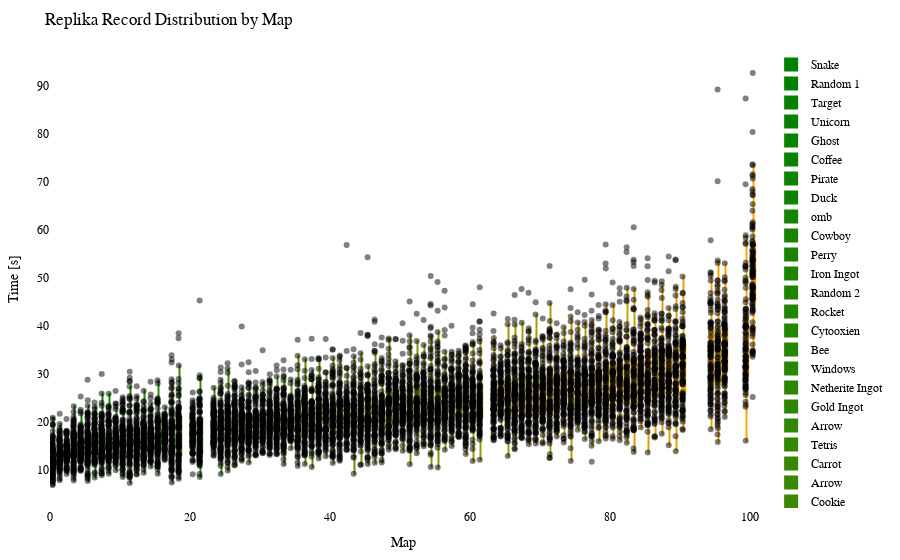

Source (notebook cell):
### Code cell
import plotly.graph_objects as go
import plotly.io as pio
from matplotlib.colors import LinearSegmentedColormap, to_hex

df = getRecordsDataframe(minigame="Replika")

# sort df columns by mean value 
df = df.reindex(df.mean().sort_values().index, axis=1)

# drop sum column
df = df.drop(columns=["Sum"])

# replace 25 with NaN
df = df.replace(25, np.nan)

# remove "ms " from column names
df.columns = df.columns.str.replace('ms ', '')

# Exclude the first column (assuming it's the column you don't want to include)
df_to_html = df.iloc[:, 1:]

# Calculate the offset for centering the data points
num_columns = len(df_to_html.columns)
offset = 0.5

# Create a green to orange gradient
cmap = LinearSegmentedColormap.from_list("green_orange", ["green", "orange"])
colors = [to_hex(cmap(i / (num_columns - 1))) for i in range(num_columns)]

# Create a Swarm plot using Plotly
fig = go.Figure()

for i, (column, color) in enumerate(zip(df_to_html.columns, colors)):
    x_values = [i + offset] * len(df_to_html[column])  # Adjust x-values with offset for horizontal centering
    fig.add_trace(go.Box(x=x_values,
                         y=df_to_html[column],
                         name=column,
                         boxpoints='all',
                         pointpos=-0.5,  # Adjust point position to prevent overlapping
                         marker=dict(color='rgba(0,0,0,0.5)', size=6),  # Adjust marker color and size
                         line=dict(color=color),
                         fillcolor=color,
                         hovertext=df_to_html.index,
                         hoverinfo='name+text+y',
                         showlegend=True))

fig.update_layout(title="Replika Record Distribution by Map",
                  xaxis=dict(title="Map"),
                  yaxis=dict(title="Time [s]"),
                  showlegend=True,
                  font=dict(family="Arial", size=12, color="black"),  # Customize font
                  plot_bgcolor="white",  # Set background color
                  margin=dict(l=50, r=50, t=50, b=50),  # Adjust margins for better layout
                  )

# Show the figure
fig.show()

# Export the plot to an HTML file
pio.write_html(fig, "out/repl_swarm_plot.html")

### Figure 1 — Plotly figure (JSON) as saved in the notebook; plotly's stock layout.template omitted (floating-point values rounded to 4 significant figures; data arrays with more than 128 entries replaced by an {"elided": "..."} marker saying what was removed)
{"data": [{"boxpoints": "all", "fillcolor": "#008000", "hoverinfo": "name+text+y", "hovertext": {"elided": "153 str values"}, "line": {"color": "#008000"}, "marker": {"color": "rgba(0,0,0,0.5)", "size": 6}, "name": "Snake", "pointpos": -0.5, "showlegend": true, "type": "box", "x": {"elided": "153 float values"}, "y": {"elided": "153 float values"}}, {"boxpoints": "all", "fillcolor": "#028000", "hoverinfo": "name+text+y", "hovertext": {"elided": "153 str values"}, "line": {"color": "#028000"}, "marker": {"color": "rgba(0,0,0,0.5)", "size": 6}, "name": "Random 1", "pointpos": -0.5, "showlegend": true, "type": "box", "x": {"elided": "153 float values"}, "y": {"elided": "153 float values"}}, {"boxpoints": "all", "fillcolor": "#058100", "hoverinfo": "name+text+y", "hovertext": {"elided": "153 str values"}, "line": {"color": "#058100"}, "marker": {"color": "rgba(0,0,0,0.5)", "size": 6}, "name": "Target", "pointpos": -0.5, "showlegend": true, "type": "box", "x": {"elided": "153 float values"}, "y": {"elided": "153 float values"}}, {"boxpoints": "all", "fillcolor": "#078100", "hoverinfo": "name+text+y", "hovertext": {"elided": "153 str values"}, "line": {"color": "#078100"}, "marker": {"color": "rgba(0,0,0,0.5)", "size": 6}, "name": "Unicorn", "pointpos": -0.5, "showlegend": true, "type": "box", "x": {"elided": "153 float values"}, "y": {"elided": "153 float values"}}, {"boxpoints": "all", "fillcolor": "#0a8100", "hoverinfo": "name+text+y", "hovertext": {"elided": "153 str values"}, "line": {"color": "#0a8100"}, "marker": {"color": "rgba(0,0,0,0.5)", "size": 6}, "name": "Ghost", "pointpos": -0.5, "showlegend": true, "type": "box", "x": {"elided": "153 float values"}, "y": {"elided": "153 float values"}}, {"boxpoints": "all", "fillcolor": "#0c8200", "hoverinfo": "name+text+y", "hovertext": {"elided": "153 str values"}, "line": {"color": "#0c8200"}, "marker": {"color": "rgba(0,0,0,0.5)", "size": 6}, "name": "Coffee", "pointpos": -0.5, "showlegend": true, "type": "box", "x": {"elided": "153 float values"}, "y": {"elided": "153 float values"}}, {"boxpoints": "all", "fillcolor": "#0f8200", "hoverinfo": "name+text+y", "hovertext": {"elided": "153 str values"}, "line": {"color": "#0f8200"}, "marker": {"color": "rgba(0,0,0,0.5)", "size": 6}, "name": "Pirate", "pointpos": -0.5, "showlegend": true, "type": "box", "x": {"elided": "153 float values"}, "y": {"elided": "153 float values"}}, {"boxpoints": "all", "fillcolor": "#118200", "hoverinfo": "name+text+y", "hovertext": {"elided": "153 str values"}, "line": {"color": "#118200"}, "marker": {"color": "rgba(0,0,0,0.5)", "size": 6}, "name": "Duck", "pointpos": -0.5, "showlegend": true, "type": "box", "x": {"elided": "153 float values"}, "y": {"elided": "153 float values"}}, {"boxpoints": "all", "fillcolor": "#148300", "hoverinfo": "name+text+y", "hovertext": {"elided": "153 str values"}, "line": {"color": "#148300"}, "marker": {"color": "rgba(0,0,0,0.5)", "size": 6}, "name": "omb", "pointpos": -0.5, "showlegend": true, "type": "box", "x": {"elided": "153 float values"}, "y": {"elided": "153 float values"}}, {"boxpoints": "all", "fillcolor": "#178300", "hoverinfo": "name+text+y", "hovertext": {"elided": "153 str values"}, "line": {"color": "#178300"}, "marker": {"color": "rgba(0,0,0,0.5)", "size": 6}, "name": "Cowboy", "pointpos": -0.5, "showlegend": true, "type": "box", "x": {"elided": "153 float values"}, "y": {"elided": "153 float values"}}, {"boxpoints": "all", "fillcolor": "#198400", "hoverinfo": "name+text+y", "hovertext": {"elided": "153 str values"}, "line": {"color": "#198400"}, "marker": {"color": "rgba(0,0,0,0.5)", "size": 6}, "name": "Perry", "pointpos": -0.5, "showlegend": true, "type": "box", "x": {"elided": "153 float values"}, "y": {"elided": "153 float values"}}, {"boxpoints": "all", "fillcolor": "#1c8400", "hoverinfo": "name+text+y", "hovertext": {"elided": "153 str values"}, "line": {"color": "#1c8400"}, "marker": {"color": "rgba(0,0,0,0.5)", "size": 6}, "name": "Iron Ingot", "pointpos": -0.5, "showlegend": true, "type": "box", "x": {"elided": "153 float values"}, "y": {"elided": "153 float values"}}, {"boxpoints": "all", "fillcolor": "#1e8400", "hoverinfo": "name+text+y", "hovertext": {"elided": "153 str values"}, "line": {"color": "#1e8400"}, "marker": {"color": "rgba(0,0,0,0.5)", "size": 6}, "name": "Random 2", "pointpos": -0.5, "showlegend": true, "type": "box", "x": {"elided": "153 float values"}, "y": {"elided": "153 float values"}}, {"boxpoints": "all", "fillcolor": "#218500", "hoverinfo": "name+text+y", "hovertext": {"elided": "153 str values"}, "line": {"color": "#218500"}, "marker": {"color": "rgba(0,0,0,0.5)", "size": 6}, "name": "Rocket", "pointpos": -0.5, "showlegend": true, "type": "box", "x": {"elided": "153 float values"}, "y": {"elided": "153 float values"}}, {"boxpoints": "all", "fillcolor": "#238500", "hoverinfo": "name+text+y", "hovertext": {"elided": "153 str values"}, "line": {"color": "#238500"}, "marker": {"color": "rgba(0,0,0,0.5)", "size": 6}, "name": "Cytooxien", "pointpos": -0.5, "showlegend": true, "type": "box", "x": {"elided": "153 float values"}, "y": {"elided": "153 float values"}}, {"boxpoints": "all", "fillcolor": "#268600", "hoverinfo": "name+text+y", "hovertext": {"elided": "153 str values"}, "line": {"color": "#268600"}, "marker": {"color": "rgba(0,0,0,0.5)", "size": 6}, "name": "Bee", "pointpos": -0.5, "showlegend": true, "type": "box", "x": {"elided": "153 float values"}, "y": {"elided": "153 float values"}}, {"boxpoints": "all", "fillcolor": "#288600", "hoverinfo": "name+text+y", "hovertext": {"elided": "153 str values"}, "line": {"color": "#288600"}, "marker": {"color": "rgba(0,0,0,0.5)", "size": 6}, "name": "Windows", "pointpos": -0.5, "showlegend": true, "type": "box", "x": {"elided": "153 float values"}, "y": {"elided": "153 float values"}}, {"boxpoints": "all", "fillcolor": "#2b8600", "hoverinfo": "name+text+y", "hovertext": {"elided": "153 str values"}, "line": {"color": "#2b8600"}, "marker": {"color": "rgba(0,0,0,0.5)", "size": 6}, "name": "Netherite Ingot", "pointpos": -0.5, "showlegend": true, "type": "box", "x": {"elided": "153 float values"}, "y": {"elided": "153 float values"}}, {"boxpoints": "all", "fillcolor": "#2e8700", "hoverinfo": "name+text+y", "hovertext": {"elided": "153 str values"}, "line": {"color": "#2e8700"}, "marker": {"color": "rgba(0,0,0,0.5)", "size": 6}, "name": "Gold Ingot", "pointpos": -0.5, "showlegend": true, "type": "box", "x": {"elided": "153 float values"}, "y": {"elided": "153 float values"}}, {"boxpoints": "all", "fillcolor": "#308700", "hoverinfo": "name+text+y", "hovertext": {"elided": "153 str values"}, "line": {"color": "#308700"}, "marker": {"color": "rgba(0,0,0,0.5)", "size": 6}, "name": "Arrow", "pointpos": -0.5, "showlegend": true, "type": "box", "x": {"elided": "153 float values"}, "y": {"elided": "153x2 float values"}}, {"boxpoints": "all", "fillcolor": "#338700", "hoverinfo": "name+text+y", "hovertext": {"elided": "153 str values"}, "line": {"color": "#338700"}, "marker": {"color": "rgba(0,0,0,0.5)", "size": 6}, "name": "Tetris", "pointpos": -0.5, "showlegend": true, "type": "box", "x": {"elided": "153 float values"}, "y": {"elided": "153 float values"}}, {"boxpoints": "all", "fillcolor": "#358800", "hoverinfo": "name+text+y", "hovertext": {"elided": "153 str values"}, "line": {"color": "#358800"}, "marker": {"color": "rgba(0,0,0,0.5)", "size": 6}, "name": "Carrot", "pointpos": -0.5, "showlegend": true, "type": "box", "x": {"elided": "153 float values"}, "y": {"elided": "153 float values"}}, {"boxpoints": "all", "fillcolor": "#388800", "hoverinfo": "name+text+y", "hovertext": {"elided": "153 str values"}, "line": {"color": "#388800"}, "marker": {"color": "rgba(0,0,0,0.5)", "size": 6}, "name": "Arrow", "pointpos": -0.5, "showlegend": true, "type": "box", "x": {"elided": "153 float values"}, "y": {"elided": "153x2 float values"}}, {"boxpoints": "all", "fillcolor": "#3a8800", "hoverinfo": "name+text+y", "hovertext": {"elided": "153 str values"}, "line": {"color": "#3a8800"}, "marker": {"color": "rgba(0,0,0,0.5)", "size": 6}, "name": "Cookie", "pointpos": -0.5, "showlegend": true, "type": "box", "x": {"elided": "153 float values"}, "y": {"elided": "153 float values"}}, {"boxpoints": "all", "fillcolor": "#3d8900", "hoverinfo": "name+text+y", "hovertext": {"elided": "153 str values"}, "line": {"color": "#3d8900"}, "marker": {"color": "rgba(0,0,0,0.5)", "size": 6}, "name": "Krabs", "pointpos": -0.5, "showlegend": true, "type": "box", "x": {"elided": "153 float values"}, "y": {"elided": "153 float values"}}, {"boxpoints": "all", "fillcolor": "#408900", "hoverinfo": "name+text+y", "hovertext": {"elided": "153 str values"}, "line": {"color": "#408900"}, "marker": {"color": "rgba(0,0,0,0.5)", "size": 6}, "name": "Poppy", "pointpos": -0.5, "showlegend": true, "type": "box", "x": {"elided": "153 float values"}, "y": {"elided": "153 float values"}}, {"boxpoints": "all", "fillcolor": "#428a00", "hoverinfo": "name+text+y", "hovertext": {"elided": "153 str values"}, "line": {"color": "#428a00"}, "marker": {"color": "rgba(0,0,0,0.5)", "size": 6}, "name": "Pacman Ghost", "pointpos": -0.5, "showlegend": true, "type": "box", "x": {"elided": "153 float values"}, "y": {"elided": "153 float values"}}, {"boxpoints": "all", "fillcolor": "#458a00", "hoverinfo": "name+text+y", "hovertext": {"elided": "153 str values"}, "line": {"color": "#458a00"}, "marker": {"color": "rgba(0,0,0,0.5)", "size": 6}, "name": "Koopa", "pointpos": -0.5, "showlegend": true, "type": "box", "x": {"elided": "153 float values"}, "y": {"elided": "153 float values"}}, {"boxpoints": "all", "fillcolor": "#478a00", "hoverinfo": "name+text+y", "hovertext": {"elided": "153 str values"}, "line": {"color": "#478a00"}, "marker": {"color": "rgba(0,0,0,0.5)", "size": 6}, "name": "Water Temple", "pointpos": -0.5, "showlegend": true, "type": "box", "x": {"elided": "153 float values"}, "y": {"elided": "153 float values"}}, {"boxpoints": "all", "fillcolor": "#4a8b00", "hoverinfo": "name+text+y", "hovertext": {"elided": "153 str values"}, "line": {"color": "#4a8b00"}, "marker": {"color": "rgba(0,0,0,0.5)", "size": 6}, "name": "Twitch", "pointpos": -0.5, "showlegend": true, "type": "box", "x": {"elided": "153 float values"}, "y": {"elided": "153 float values"}}, {"boxpoints": "all", "fillcolor": "#4c8b00", "hoverinfo": "name+text+y", "hovertext": {"elided": "153 str values"}, "line": {"color": "#4c8b00"}, "marker": {"color": "rgba(0,0,0,0.5)", "size": 6}, "name": "Controller", "pointpos": -0.5, "showlegend": true, "type": "box", "x": {"elided": "153 float values"}, "y": {"elided": "153 float values"}}, {"boxpoints": "all", "fillcolor": "#4f8b00", "hoverinfo": "name+text+y", "hovertext": {"elided": "153 str values"}, "line": {"color": "#4f8b00"}, "marker": {"color": "rgba(0,0,0,0.5)", "size": 6}, "name": "Poke Ball", "pointpos": -0.5, "showlegend": true, "type": "box", "x": {"elided": "153 float values"}, "y": {"elided": "153 float values"}}, {"boxpoints": "all", "fillcolor": "#518c00", "hoverinfo": "name+text+y", "hovertext": {"elided": "153 str values"}, "line": {"color": "#518c00"}, "marker": {"color": "rgba(0,0,0,0.5)", "size": 6}, "name": "Diskette", "pointpos": -0.5, "showlegend": true, "type": "box", "x": {"elided": "153 float values"}, "y": {"elided": "153 float values"}}, {"boxpoints": "all", "fillcolor": "#548c00", "hoverinfo": "name+text+y", "hovertext": {"elided": "153 str values"}, "line": {"color": "#548c00"}, "marker": {"color": "rgba(0,0,0,0.5)", "size": 6}, "name": "Mario", "pointpos": -0.5, "showlegend": true, "type": "box", "x": {"elided": "153 float values"}, "y": {"elided": "153 float values"}}, {"boxpoints": "all", "fillcolor": "#578d00", "hoverinfo": "name+text+y", "hovertext": {"elided": "153 str values"}, "line": {"color": "#578d00"}, "marker": {"color": "rgba(0,0,0,0.5)", "size": 6}, "name": "Camera", "pointpos": -0.5, "showlegend": true, "type": "box", "x": {"elided": "153 float values"}, "y": {"elided": "153 float values"}}, {"boxpoints": "all", "fillcolor": "#598d00", "hoverinfo": "name+text+y", "hovertext": {"elided": "153 str values"}, "line": {"color": "#598d00"}, "marker": {"color": "rgba(0,0,0,0.5)", "size": 6}, "name": "House", "pointpos": -0.5, "showlegend": true, "type": "box", "x": {"elided": "153 float values"}, "y": {"elided": "153 float values"}}, {"boxpoints": "all", "fillcolor": "#5c8d00", "hoverinfo": "name+text+y", "hovertext": {"elided": "153 str values"}, "line": {"color": "#5c8d00"}, "marker": {"color": "rgba(0,0,0,0.5)", "size": 6}, "name": "Caterpie", "pointpos": -0.5, "showlegend": true, "type": "box", "x": {"elided": "153 float values"}, "y": {"elided": "153 float values"}}, {"boxpoints": "all", "fillcolor": "#5e8e00", "hoverinfo": "name+text+y", "hovertext": {"elided": "153 str values"}, "line": {"color": "#5e8e00"}, "marker": {"color": "rgba(0,0,0,0.5)", "size": 6}, "name": "Baby Yoda", "pointpos": -0.5, "showlegend": true, "type": "box", "x": {"elided": "153 float values"}, "y": {"elided": "153 float values"}}, {"boxpoints": "all", "fillcolor": "#618e00", "hoverinfo": "name+text+y", "hovertext": {"elided": "153 str values"}, "line": {"color": "#618e00"}, "marker": {"color": "rgba(0,0,0,0.5)", "size": 6}, "name": "YouTube", "pointpos": -0.5, "showlegend": true, "type": "box", "x": {"elided": "153 float values"}, "y": {"elided": "153 float values"}}, {"boxpoints": "all", "fillcolor": "#638e00", "hoverinfo": "name+text+y", "hovertext": {"elided": "153 str values"}, "line": {"color": "#638e00"}, "marker": {"color": "rgba(0,0,0,0.5)", "size": 6}, "name": "Parrot", "pointpos": -0.5, "showlegend": true, "type": "box", "x": {"elided": "153 float values"}, "y": {"elided": "153 float values"}}, {"boxpoints": "all", "fillcolor": "#668f00", "hoverinfo": "name+text+y", "hovertext": {"elided": "153 str values"}, "line": {"color": "#668f00"}, "marker": {"color": "rgba(0,0,0,0.5)", "size": 6}, "name": "Sonic", "pointpos": -0.5, "showlegend": true, "type": "box", "x": {"elided": "153 float values"}, "y": {"elided": "153 float values"}}, {"boxpoints": "all", "fillcolor": "#688f00", "hoverinfo": "name+text+y", "hovertext": {"elided": "153 str values"}, "line": {"color": "#688f00"}, "marker": {"color": "rgba(0,0,0,0.5)", "size": 6}, "name": "Chicken", "pointpos": -0.5, "showlegend": true, "type": "box", "x": {"elided": "153 float values"}, "y": {"elided": "153 float values"}}, {"boxpoints": "all", "fillcolor": "#6b9000", "hoverinfo": "name+text+y", "hovertext": {"elided": "153 str values"}, "line": {"color": "#6b9000"}, "marker": {"color": "rgba(0,0,0,0.5)", "size": 6}, "name": "Twitter", "pointpos": -0.5, "showlegend": true, "type": "box", "x": {"elided": "153 float values"}, "y": {"elided": "153 float values"}}, {"boxpoints": "all", "fillcolor": "#6e9000", "hoverinfo": "name+text+y", "hovertext": {"elided": "153 str values"}, "line": {"color": "#6e9000"}, "marker": {"color": "rgba(0,0,0,0.5)", "size": 6}, "name": "Excavator", "pointpos": -0.5, "showlegend": true, "type": "box", "x": {"elided": "153 float values"}, "y": {"elided": "153 float values"}}, {"boxpoints": "all", "fillcolor": "#709000", "hoverinfo": "name+text+y", "hovertext": {"elided": "153 str values"}, "line": {"color": "#709000"}, "marker": {"color": "rgba(0,0,0,0.5)", "size": 6}, "name": "Fox", "pointpos": -0.5, "showlegend": true, "type": "box", "x": {"elided": "153 float values"}, "y": {"elided": "153 float values"}}, {"boxpoints": "all", "fillcolor": "#739100", "hoverinfo": "name+text+y", "hovertext": {"elided": "153 str values"}, "line": {"color": "#739100"}, "marker": {"color": "rgba(0,0,0,0.5)", "size": 6}, "name": "Egg", "pointpos": -0.5, "showlegend": true, "type": "box", "x": {"elided": "153 float values"}, "y": {"elided": "153 float values"}}, {"boxpoints": "all", "fillcolor": "#759100", "hoverinfo": "name+text+y", "hovertext": {"elided": "153 str values"}, "line": {"color": "#759100"}, "marker": {"color": "rgba(0,0,0,0.5)", "size": 6}, "name": "Frog", "pointpos": -0.5, "showlegend": true, "type": "box", "x": {"elided": "153 float values"}, "y": {"elided": "153 float values"}}, {"boxpoints": "all", "fillcolor": "#789100", "hoverinfo": "name+text+y", "hovertext": {"elided": "153 str values"}, "line": {"color": "#789100"}, "marker": {"color": "rgba(0,0,0,0.5)", "size": 6}, "name": "of Meat", "pointpos": -0.5, "showlegend": true, "type": "box", "x": {"elided": "153 float values"}, "y": {"elided": "153 float values"}}, {"boxpoints": "all", "fillcolor": "#7a9200", "hoverinfo": "name+text+y", "hovertext": {"elided": "153 str values"}, "line": {"color": "#7a9200"}, "marker": {"color": "rgba(0,0,0,0.5)", "size": 6}, "name": "Tree", "pointpos": -0.5, "showlegend": true, "type": "box", "x": {"elided": "153 float values"}, "y": {"elided": "153 float values"}}, {"boxpoints": "all", "fillcolor": "#7d9200", "hoverinfo": "name+text+y", "hovertext": {"elided": "153 str values"}, "line": {"color": "#7d9200"}, "marker": {"color": "rgba(0,0,0,0.5)", "size": 6}, "name": "Thinking", "pointpos": -0.5, "showlegend": true, "type": "box", "x": {"elided": "153 float values"}, "y": {"elided": "153 float values"}}, {"boxpoints": "all", "fillcolor": "#809300", "hoverinfo": "name+text+y", "hovertext": {"elided": "153 str values"}, "line": {"color": "#809300"}, "marker": {"color": "rgba(0,0,0,0.5)", "size": 6}, "name": "Thinking 2", "pointpos": -0.5, "showlegend": true, "type": "box", "x": {"elided": "153 float values"}, "y": {"elided": "153 float values"}}, {"boxpoints": "all", "fillcolor": "#829300", "hoverinfo": "name+text+y", "hovertext": {"elided": "153 str values"}, "line": {"color": "#829300"}, "marker": {"color": "rgba(0,0,0,0.5)", "size": 6}, "name": "The Sea", "pointpos": -0.5, "showlegend": true, "type": "box", "x": {"elided": "153 float values"}, "y": {"elided": "153 float values"}}, {"boxpoints": "all", "fillcolor": "#859300", "hoverinfo": "name+text+y", "hovertext": {"elided": "153 str values"}, "line": {"color": "#859300"}, "marker": {"color": "rgba(0,0,0,0.5)", "size": 6}, "name": "ppHop 2", "pointpos": -0.5, "showlegend": true, "type": "box", "x": {"elided": "153 float values"}, "y": {"elided": "153 float values"}}, {"boxpoints": "all", "fillcolor": "#879400", "hoverinfo": "name+text+y", "hovertext": {"elided": "153 str values"}, "line": {"color": "#879400"}, "marker": {"color": "rgba(0,0,0,0.5)", "size": 6}, "name": "Heart", "pointpos": -0.5, "showlegend": true, "type": "box", "x": {"elided": "153 float values"}, "y": {"elided": "153 float values"}}, {"boxpoints": "all", "fillcolor": "#8a9400", "hoverinfo": "name+text+y", "hovertext": {"elided": "153 str values"}, "line": {"color": "#8a9400"}, "marker": {"color": "rgba(0,0,0,0.5)", "size": 6}, "name": "Pizza", "pointpos": -0.5, "showlegend": true, "type": "box", "x": {"elided": "153 float values"}, "y": {"elided": "153 float values"}}, {"boxpoints": "all", "fillcolor": "#8c9400", "hoverinfo": "name+text+y", "hovertext": {"elided": "153 str values"}, "line": {"color": "#8c9400"}, "marker": {"color": "rgba(0,0,0,0.5)", "size": 6}, "name": "Sheep", "pointpos": -0.5, "showlegend": true, "type": "box", "x": {"elided": "153 float values"}, "y": {"elided": "153 float values"}}, {"boxpoints": "all", "fillcolor": "#8f9500", "hoverinfo": "name+text+y", "hovertext": {"elided": "153 str values"}, "line": {"color": "#8f9500"}, "marker": {"color": "rgba(0,0,0,0.5)", "size": 6}, "name": "Up", "pointpos": -0.5, "showlegend": true, "type": "box", "x": {"elided": "153 float values"}, "y": {"elided": "153 float values"}}, {"boxpoints": "all", "fillcolor": "#919500", "hoverinfo": "name+text+y", "hovertext": {"elided": "153 str values"}, "line": {"color": "#919500"}, "marker": {"color": "rgba(0,0,0,0.5)", "size": 6}, "name": "Skeleton", "pointpos": -0.5, "showlegend": true, "type": "box", "x": {"elided": "153 float values"}, "y": {"elided": "153 float values"}}, {"boxpoints": "all", "fillcolor": "#949500", "hoverinfo": "name+text+y", "hovertext": {"elided": "153 str values"}, "line": {"color": "#949500"}, "marker": {"color": "rgba(0,0,0,0.5)", "size": 6}, "name": "Among Us", "pointpos": -0.5, "showlegend": true, "type": "box", "x": {"elided": "153 float values"}, "y": {"elided": "153 float values"}}, {"boxpoints": "all", "fillcolor": "#979600", "hoverinfo": "name+text+y", "hovertext": {"elided": "153 str values"}, "line": {"color": "#979600"}, "marker": {"color": "rgba(0,0,0,0.5)", "size": 6}, "name": "French Fries", "pointpos": -0.5, "showlegend": true, "type": "box", "x": {"elided": "153 float values"}, "y": {"elided": "153 float values"}}, {"boxpoints": "all", "fillcolor": "#999600", "hoverinfo": "name+text+y", "hovertext": {"elided": "153 str values"}, "line": {"color": "#999600"}, "marker": {"color": "rgba(0,0,0,0.5)", "size": 6}, "name": "Mountain", "pointpos": -0.5, "showlegend": true, "type": "box", "x": {"elided": "153 float values"}, "y": {"elided": "153 float values"}}, {"boxpoints": "all", "fillcolor": "#9c9700", "hoverinfo": "name+text+y", "hovertext": {"elided": "153 str values"}, "line": {"color": "#9c9700"}, "marker": {"color": "rgba(0,0,0,0.5)", "size": 6}, "name": "Cherry", "pointpos": -0.5, "showlegend": true, "type": "box", "x": {"elided": "153 float values"}, "y": {"elided": "153 float values"}}, {"boxpoints": "all", "fillcolor": "#9e9700", "hoverinfo": "name+text+y", "hovertext": {"elided": "153 str values"}, "line": {"color": "#9e9700"}, "marker": {"color": "rgba(0,0,0,0.5)", "size": 6}, "name": "Cow", "pointpos": -0.5, "showlegend": true, "type": "box", "x": {"elided": "153 float values"}, "y": {"elided": "153x2 float values"}}, {"boxpoints": "all", "fillcolor": "#a19700", "hoverinfo": "name+text+y", "hovertext": {"elided": "153 str values"}, "line": {"color": "#a19700"}, "marker": {"color": "rgba(0,0,0,0.5)", "size": 6}, "name": "Hourglass", "pointpos": -0.5, "showlegend": true, "type": "box", "x": {"elided": "153 float values"}, "y": {"elided": "153 float values"}}, {"boxpoints": "all", "fillcolor": "#a39800", "hoverinfo": "name+text+y", "hovertext": {"elided": "153 str values"}, "line": {"color": "#a39800"}, "marker": {"color": "rgba(0,0,0,0.5)", "size": 6}, "name": "Blue Monster", "pointpos": -0.5, "showlegend": true, "type": "box", "x": {"elided": "153 float values"}, "y": {"elided": "153 float values"}}, {"boxpoints": "all", "fillcolor": "#a69800", "hoverinfo": "name+text+y", "hovertext": {"elided": "153 str values"}, "line": {"color": "#a69800"}, "marker": {"color": "rgba(0,0,0,0.5)", "size": 6}, "name": "Eevee", "pointpos": -0.5, "showlegend": true, "type": "box", "x": {"elided": "153 float values"}, "y": {"elided": "153 float values"}}, {"boxpoints": "all", "fillcolor": "#a89800", "hoverinfo": "name+text+y", "hovertext": {"elided": "153 str values"}, "line": {"color": "#a89800"}, "marker": {"color": "rgba(0,0,0,0.5)", "size": 6}, "name": "Wizard", "pointpos": -0.5, "showlegend": true, "type": "box", "x": {"elided": "153 float values"}, "y": {"elided": "153 float values"}}, {"boxpoints": "all", "fillcolor": "#ab9900", "hoverinfo": "name+text+y", "hovertext": {"elided": "153 str values"}, "line": {"color": "#ab9900"}, "marker": {"color": "rgba(0,0,0,0.5)", "size": 6}, "name": "Galaxian Alien", "pointpos": -0.5, "showlegend": true, "type": "box", "x": {"elided": "153 float values"}, "y": {"elided": "153 float values"}}, {"boxpoints": "all", "fillcolor": "#ae9900", "hoverinfo": "name+text+y", "hovertext": {"elided": "153 str values"}, "line": {"color": "#ae9900"}, "marker": {"color": "rgba(0,0,0,0.5)", "size": 6}, "name": "ppHop 1", "pointpos": -0.5, "showlegend": true, "type": "box", "x": {"elided": "153 float values"}, "y": {"elided": "153 float values"}}, {"boxpoints": "all", "fillcolor": "#b09a00", "hoverinfo": "name+text+y", "hovertext": {"elided": "153 str values"}, "line": {"color": "#b09a00"}, "marker": {"color": "rgba(0,0,0,0.5)", "size": 6}, "name": "Zombie", "pointpos": -0.5, "showlegend": true, "type": "box", "x": {"elided": "153 float values"}, "y": {"elided": "153 float values"}}, {"boxpoints": "all", "fillcolor": "#b39a00", "hoverinfo": "name+text+y", "hovertext": {"elided": "153 str values"}, "line": {"color": "#b39a00"}, "marker": {"color": "rgba(0,0,0,0.5)", "size": 6}, "name": "Spider", "pointpos": -0.5, "showlegend": true, "type": "box", "x": {"elided": "153 float values"}, "y": {"elided": "153 float values"}}, {"boxpoints": "all", "fillcolor": "#b59a00", "hoverinfo": "name+text+y", "hovertext": {"elided": "153 str values"}, "line": {"color": "#b59a00"}, "marker": {"color": "rgba(0,0,0,0.5)", "size": 6}, "name": "Penguin", "pointpos": -0.5, "showlegend": true, "type": "box", "x": {"elided": "153 float values"}, "y": {"elided": "153 float values"}}, {"boxpoints": "all", "fillcolor": "#b89b00", "hoverinfo": "name+text+y", "hovertext": {"elided": "153 str values"}, "line": {"color": "#b89b00"}, "marker": {"color": "rgba(0,0,0,0.5)", "size": 6}, "name": "Turtle", "pointpos": -0.5, "showlegend": true, "type": "box", "x": {"elided": "153 float values"}, "y": {"elided": "153 float values"}}, {"boxpoints": "all", "fillcolor": "#ba9b00", "hoverinfo": "name+text+y", "hovertext": {"elided": "153 str values"}, "line": {"color": "#ba9b00"}, "marker": {"color": "rgba(0,0,0,0.5)", "size": 6}, "name": "Slime", "pointpos": -0.5, "showlegend": true, "type": "box", "x": {"elided": "153 float values"}, "y": {"elided": "153 float values"}}, {"boxpoints": "all", "fillcolor": "#bd9b00", "hoverinfo": "name+text+y", "hovertext": {"elided": "153 str values"}, "line": {"color": "#bd9b00"}, "marker": {"color": "rgba(0,0,0,0.5)", "size": 6}, "name": "Mouse", "pointpos": -0.5, "showlegend": true, "type": "box", "x": {"elided": "153 float values"}, "y": {"elided": "153 float values"}}, {"boxpoints": "all", "fillcolor": "#c09c00", "hoverinfo": "name+text+y", "hovertext": {"elided": "153 str values"}, "line": {"color": "#c09c00"}, "marker": {"color": "rgba(0,0,0,0.5)", "size": 6}, "name": "Instagram", "pointpos": -0.5, "showlegend": true, "type": "box", "x": {"elided": "153 float values"}, "y": {"elided": "153 float values"}}, {"boxpoints": "all", "fillcolor": "#c29c00", "hoverinfo": "name+text+y", "hovertext": {"elided": "153 str values"}, "line": {"color": "#c29c00"}, "marker": {"color": "rgba(0,0,0,0.5)", "size": 6}, "name": "muss los", "pointpos": -0.5, "showlegend": true, "type": "box", "x": {"elided": "153 float values"}, "y": {"elided": "153 float values"}}, {"boxpoints": "all", "fillcolor": "#c59d00", "hoverinfo": "name+text+y", "hovertext": {"elided": "153 str values"}, "line": {"color": "#c59d00"}, "marker": {"color": "rgba(0,0,0,0.5)", "size": 6}, "name": "Skeleton Skull", "pointpos": -0.5, "showlegend": true, "type": "box", "x": {"elided": "153 float values"}, "y": {"elided": "153 float values"}}, {"boxpoints": "all", "fillcolor": "#c79d00", "hoverinfo": "name+text+y", "hovertext": {"elided": "153 str values"}, "line": {"color": "#c79d00"}, "marker": {"color": "rgba(0,0,0,0.5)", "size": 6}, "name": "Charizard", "pointpos": -0.5, "showlegend": true, "type": "box", "x": {"elided": "153 float values"}, "y": {"elided": "153 float values"}}, {"boxpoints": "all", "fillcolor": "#ca9d00", "hoverinfo": "name+text+y", "hovertext": {"elided": "153 str values"}, "line": {"color": "#ca9d00"}, "marker": {"color": "rgba(0,0,0,0.5)", "size": 6}, "name": "Blinky", "pointpos": -0.5, "showlegend": true, "type": "box", "x": {"elided": "153 float values"}, "y": {"elided": "153 float values"}}, {"boxpoints": "all", "fillcolor": "#cc9e00", "hoverinfo": "name+text+y", "hovertext": {"elided": "153 str values"}, "line": {"color": "#cc9e00"}, "marker": {"color": "rgba(0,0,0,0.5)", "size": 6}, "name": "Cake", "pointpos": -0.5, "showlegend": true, "type": "box", "x": {"elided": "153 float values"}, "y": {"elided": "153 float values"}}, {"boxpoints": "all", "fillcolor": "#cf9e00", "hoverinfo": "name+text+y", "hovertext": {"elided": "153 str values"}, "line": {"color": "#cf9e00"}, "marker": {"color": "rgba(0,0,0,0.5)", "size": 6}, "name": "Globe", "pointpos": -0.5, "showlegend": true, "type": "box", "x": {"elided": "153 float values"}, "y": {"elided": "153 float values"}}, {"boxpoints": "all", "fillcolor": "#d19e00", "hoverinfo": "name+text+y", "hovertext": {"elided": "153 str values"}, "line": {"color": "#d19e00"}, "marker": {"color": "rgba(0,0,0,0.5)", "size": 6}, "name": "Princess", "pointpos": -0.5, "showlegend": true, "type": "box", "x": {"elided": "153 float values"}, "y": {"elided": "153 float values"}}, {"boxpoints": "all", "fillcolor": "#d49f00", "hoverinfo": "name+text+y", "hovertext": {"elided": "153 str values"}, "line": {"color": "#d49f00"}, "marker": {"color": "rgba(0,0,0,0.5)", "size": 6}, "name": "Apple", "pointpos": -0.5, "showlegend": true, "type": "box", "x": {"elided": "153 float values"}, "y": {"elided": "153 float values"}}, {"boxpoints": "all", "fillcolor": "#d79f00", "hoverinfo": "name+text+y", "hovertext": {"elided": "153 str values"}, "line": {"color": "#d79f00"}, "marker": {"color": "rgba(0,0,0,0.5)", "size": 6}, "name": "TNT", "pointpos": -0.5, "showlegend": true, "type": "box", "x": {"elided": "153 float values"}, "y": {"elided": "153 float values"}}, {"boxpoints": "all", "fillcolor": "#d99f00", "hoverinfo": "name+text+y", "hovertext": {"elided": "153 str values"}, "line": {"color": "#d99f00"}, "marker": {"color": "rgba(0,0,0,0.5)", "size": 6}, "name": "Kitty", "pointpos": -0.5, "showlegend": true, "type": "box", "x": {"elided": "153 float values"}, "y": {"elided": "153 float values"}}, {"boxpoints": "all", "fillcolor": "#dca000", "hoverinfo": "name+text+y", "hovertext": {"elided": "153 str values"}, "line": {"color": "#dca000"}, "marker": {"color": "rgba(0,0,0,0.5)", "size": 6}, "name": "Smurf", "pointpos": -0.5, "showlegend": true, "type": "box", "x": {"elided": "153 float values"}, "y": {"elided": "153 float values"}}, {"boxpoints": "all", "fillcolor": "#dea000", "hoverinfo": "name+text+y", "hovertext": {"elided": "153 str values"}, "line": {"color": "#dea000"}, "marker": {"color": "rgba(0,0,0,0.5)", "size": 6}, "name": "Mooshroom", "pointpos": -0.5, "showlegend": true, "type": "box", "x": {"elided": "153 float values"}, "y": {"elided": "153 float values"}}, {"boxpoints": "all", "fillcolor": "#e1a100", "hoverinfo": "name+text+y", "hovertext": {"elided": "153 str values"}, "line": {"color": "#e1a100"}, "marker": {"color": "rgba(0,0,0,0.5)", "size": 6}, "name": "Robin Hood", "pointpos": -0.5, "showlegend": true, "type": "box", "x": {"elided": "153 float values"}, "y": {"elided": "153 float values"}}, {"boxpoints": "all", "fillcolor": "#e3a100", "hoverinfo": "name+text+y", "hovertext": {"elided": "153 str values"}, "line": {"color": "#e3a100"}, "marker": {"color": "rgba(0,0,0,0.5)", "size": 6}, "name": "Toad", "pointpos": -0.5, "showlegend": true, "type": "box", "x": {"elided": "153 float values"}, "y": {"elided": "153 float values"}}, {"boxpoints": "all", "fillcolor": "#e6a100", "hoverinfo": "name+text+y", "hovertext": {"elided": "153 str values"}, "line": {"color": "#e6a100"}, "marker": {"color": "rgba(0,0,0,0.5)", "size": 6}, "name": "Guardian", "pointpos": -0.5, "showlegend": true, "type": "box", "x": {"elided": "153 float values"}, "y": {"elided": "153 float values"}}, {"boxpoints": "all", "fillcolor": "#e8a200", "hoverinfo": "name+text+y", "hovertext": {"elided": "153 str values"}, "line": {"color": "#e8a200"}, "marker": {"color": "rgba(0,0,0,0.5)", "size": 6}, "name": "Cow", "pointpos": -0.5, "showlegend": true, "type": "box", "x": {"elided": "153 float values"}, "y": {"elided": "153x2 float values"}}, {"boxpoints": "all", "fillcolor": "#eba200", "hoverinfo": "name+text+y", "hovertext": {"elided": "153 str values"}, "line": {"color": "#eba200"}, "marker": {"color": "rgba(0,0,0,0.5)", "size": 6}, "name": "Doge", "pointpos": -0.5, "showlegend": true, "type": "box", "x": {"elided": "153 float values"}, "y": {"elided": "153x2 float values"}}, {"boxpoints": "all", "fillcolor": "#eea300", "hoverinfo": "name+text+y", "hovertext": {"elided": "153 str values"}, "line": {"color": "#eea300"}, "marker": {"color": "rgba(0,0,0,0.5)", "size": 6}, "name": "Doge", "pointpos": -0.5, "showlegend": true, "type": "box", "x": {"elided": "153 float values"}, "y": {"elided": "153x2 float values"}}, {"boxpoints": "all", "fillcolor": "#f0a300", "hoverinfo": "name+text+y", "hovertext": {"elided": "153 str values"}, "line": {"color": "#f0a300"}, "marker": {"color": "rgba(0,0,0,0.5)", "size": 6}, "name": "Kirby", "pointpos": -0.5, "showlegend": true, "type": "box", "x": {"elided": "153 float values"}, "y": {"elided": "153 float values"}}, {"boxpoints": "all", "fillcolor": "#f3a300", "hoverinfo": "name+text+y", "hovertext": {"elided": "153 str values"}, "line": {"color": "#f3a300"}, "marker": {"color": "rgba(0,0,0,0.5)", "size": 6}, "name": "Ender Pearl", "pointpos": -0.5, "showlegend": true, "type": "box", "x": {"elided": "153 float values"}, "y": {"elided": "153 float values"}}, {"boxpoints": "all", "fillcolor": "#f5a400", "hoverinfo": "name+text+y", "hovertext": {"elided": "153 str values"}, "line": {"color": "#f5a400"}, "marker": {"color": "rgba(0,0,0,0.5)", "size": 6}, "name": "Piranha Plant", "pointpos": -0.5, "showlegend": true, "type": "box", "x": {"elided": "153 float values"}, "y": {"elided": "153 float values"}}, {"boxpoints": "all", "fillcolor": "#f8a400", "hoverinfo": "name+text+y", "hovertext": {"elided": "153 str values"}, "line": {"color": "#f8a400"}, "marker": {"color": "rgba(0,0,0,0.5)", "size": 6}, "name": "Deadpool", "pointpos": -0.5, "showlegend": true, "type": "box", "x": {"elided": "153 float values"}, "y": {"elided": "153x2 float values"}}, {"boxpoints": "all", "fillcolor": "#faa400", "hoverinfo": "name+text+y", "hovertext": {"elided": "153 str values"}, "line": {"color": "#faa400"}, "marker": {"color": "rgba(0,0,0,0.5)", "size": 6}, "name": "Deadpool", "pointpos": -0.5, "showlegend": true, "type": "box", "x": {"elided": "153 float values"}, "y": {"elided": "153x2 float values"}}, {"boxpoints": "all", "fillcolor": "#fda500", "hoverinfo": "name+text+y", "hovertext": {"elided": "153 str values"}, "line": {"color": "#fda500"}, "marker": {"color": "rgba(0,0,0,0.5)", "size": 6}, "name": "Pikachu", "pointpos": -0.5, "showlegend": true, "type": "box", "x": {"elided": "153 float values"}, "y": {"elided": "153 float values"}}, {"boxpoints": "all", "fillcolor": "#ffa500", "hoverinfo": "name+text+y", "hovertext": {"elided": "153 str values"}, "line": {"color": "#ffa500"}, "marker": {"color": "rgba(0,0,0,0.5)", "size": 6}, "name": "Creeper", "pointpos": -0.5, "showlegend": true, "type": "box", "x": {"elided": "153 float values"}, "y": {"elided": "153 float values"}}], "layout": {"font": {"color": "black", "family": "Arial", "size": 12}, "margin": {"b": 50, "l": 50, "r": 50, "t": 50}, "plot_bgcolor": "white", "showlegend": true, "title": {"text": "Replika Record Distribution by Map"}, "xaxis": {"title": {"text": "Map"}}, "yaxis": {"title": {"text": "Time [s]"}}}}
